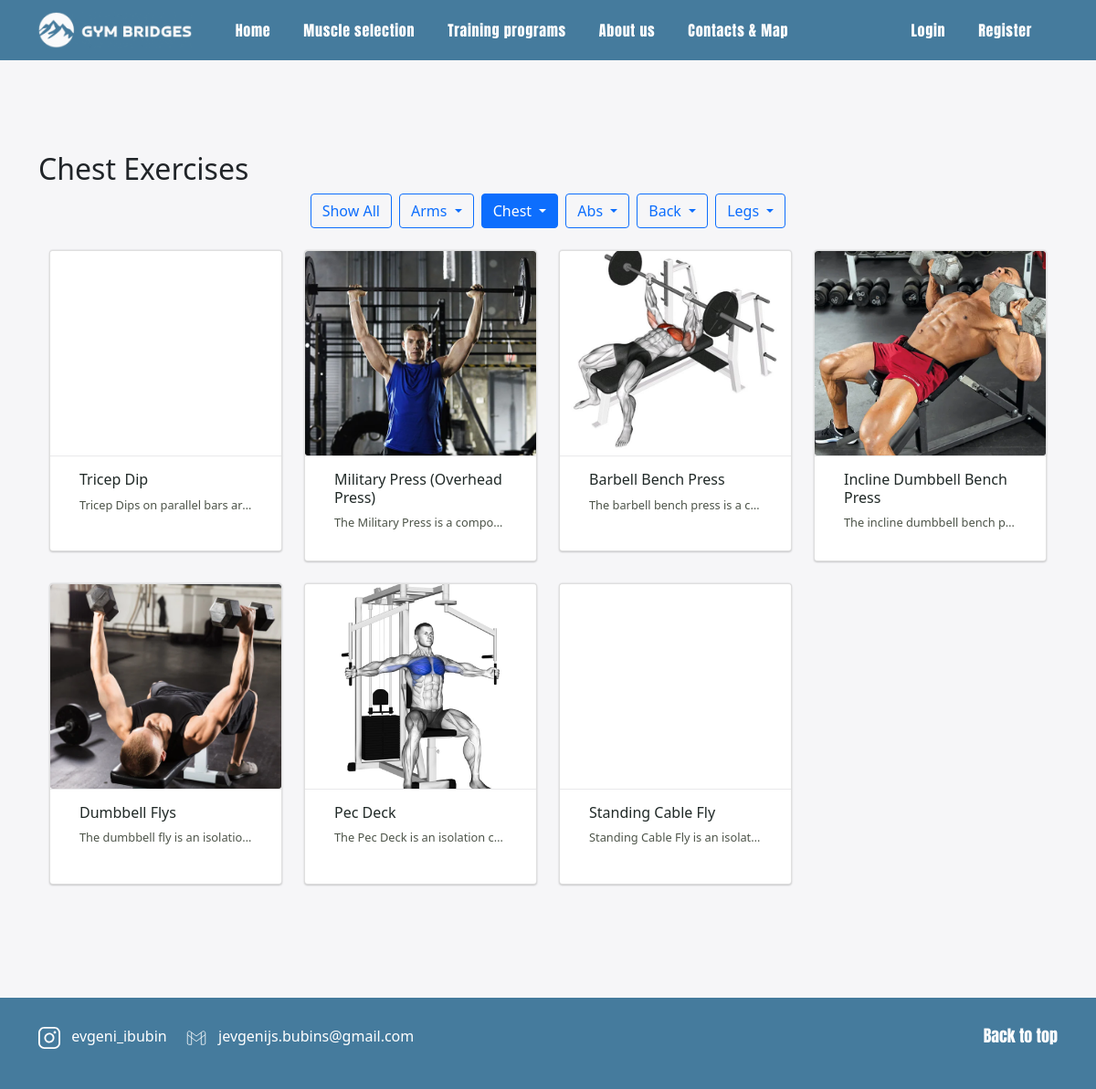
The app's page /exercises_page.php?category=Chest with its own data.
### tables this page shows
CREATE TABLE `exercises` (
  `id` int(11) NOT NULL,
  `name` varchar(100) NOT NULL,
  `description` text DEFAULT NULL,
  `video_url` varchar(255) DEFAULT NULL,
  `category` varchar(50) DEFAULT NULL,
  `muscle_group` varchar(100) DEFAULT NULL,
  `equipment` varchar(100) DEFAULT NULL,
  `difficulty` tinyint(4) DEFAULT NULL,
  `created_at` timestamp NULL DEFAULT current_timestamp(),
  `image` varchar(255) DEFAULT NULL,
  `instruction` text DEFAULT NULL
);

### exercises_page.php (the view, shortened to what this page needs)
<?php
include 'includes/avatar_loader.php';
$muscleGroups = [
  "Arms" => ["Biceps", "Triceps", "Forearms", "Shoulders"],
  "Chest" => ["Chest Muscles"],
  "Abs" => ["Abdominal Muscles"],
  "Back" => ["Lats", "Teres Major", "Trapezius", "Lower Back"],
  "Legs" => ["Quadriceps", "Hamstrings", "Adductors", "Calves", "Glutes"]
];
$muscle = $_GET['muscle'] ?? null;
$category = $_GET['category'] ?? null;
if ($muscle) {
    $stmt = $conn->prepare("SELECT * FROM exercises WHERE FIND_IN_SET(?, muscle_group)");
    $stmt->bind_param("s", $muscle);
} elseif ($category && isset($muscleGroups[$category])) {
    $types = str_repeat('s', count($muscleGroups[$category]));
    $stmt = $conn->prepare("SELECT * FROM exercises WHERE " . implode(" OR ", array_fill(0, count($muscleGroups[$category]), "FIND_IN_SET(?, muscle_group)")));
    $stmt->bind_param($types, ...$muscleGroups[$category]);
} else {
    $stmt = $conn->prepare("SELECT * FROM exercises");
}
$currentMuscle = $_GET['muscle'] ?? null;
$currentCategory = $_GET['category'] ?? null;
$stmt->execute();
$result = $stmt->get_result();
?>
<!DOCTYPE html>
<html lang="en">
<head>
  <link href="https://cdn.jsdelivr.net/npm/bootstrap@5.0.2/dist/css/bootstrap.min.css" rel="stylesheet">
  <link rel="stylesheet" href="https://cdn.jsdelivr.net/npm/swiper@11/swiper-bundle.min.css" />
  <link rel="stylesheet" type="text/css" href="style.css">
</head>
<body>
<?php include 'includes/header.php'; ?>
<main>
<div class="container">
  <div class="row justify-content-center">
    <?php if ($muscle): ?>
    <h2><?= htmlspecialchars($muscle) ?> Exercises</h2>
  <?php elseif ($category): ?>
    <h2><?= htmlspecialchars($category) ?> Exercises</h2>
  <?php else: ?>
    <h2>All Exercises</h2>
  <?php endif; ?>
    <div class="d-flex flex-wrap gap-2 justify-content-center mb-4">
      <a href="exercises_page.php" class="btn btn-outline-primary <?= (!$currentMuscle && !$currentCategory) ? 'active' : '' ?>">Show All</a>
      <?php foreach ($muscleGroups as $category => $muscles): ?>
        <div class="dropdown">
          <button class="btn btn-outline-primary dropdown-toggle <?= ($currentCategory === $category || in_array($currentMuscle, $muscles)) ? 'active' : '' ?>" type="button" data-bs-toggle="dropdown">
            <?= htmlspecialchars($category) ?>
          </button>
        </div>
      <?php endforeach; ?>
    </div>
    <div class="row">
      <?php while ($row = $result->fetch_assoc()): ?>
        <div class="col-lg-3 col-md-6 mb-4">
          <div class="card hover">
            <div class="card-img" style="background-image:url('<?= htmlspecialchars($row['image']) ?>');">
            </div>
            <div class="card-content">
              <a href="exercise_view.php?id=<?= $row['id'] ?>">
                <h2><?= htmlspecialchars($row['name']) ?></h2>
                <p><?= htmlspecialchars(mb_strimwidth($row['description'], 0, 60, "...")) ?></p>
              </a>
            </div>
          </div>
        </div>
      <?php endwhile; ?>
    </div>
  </div>
</div>
</main>
  <footer class="footer text-white text-center text-lg-start">
    <div class="container">
      <div class="row align-items-center" style="height: 100px;">
        <div class="col-lg-8 col-md-12">
          <div class="insta d-inline-flex align-items-center me-3">
            <a href="https://www.instagram.com/evgeni_ibubin" target="_blank" class="text-white">
              <img src="images/instagram_icon.svg" alt="Иконка Instagram" class="me-2">
              <p>evgeni_ibubin</p>
            </a>
          </div>
          <div class="google d-inline-flex align-items-center">
            <a href="#" class="text-white">
              <img src="images/gmail_icon.svg" alt="Иконка Gmail" class="me-2">
              <p>jevgenijs.bubins@gmail.com</p>
            </a>
          </div>
        </div>
        <div class="col-lg-4 col-md-12 d-flex justify-content-end">
          <div class="back-to-top">
            <a href="#" id="back-to-topid" class="text-white">
              <p>Back to top</p>
            </a>
          </div>
        </div>
      </div>
    </div>
  </footer>
</body>
</html>

### style.css (style rules this page uses)
html, body { position: relative; margin: 0; padding: 0; min-height: 100vh; display: flex; flex-direction: column; justify-content: space-between; background-color: #F6F6F8; }
main { position: relative; min-height: calc(100% - 100px); flex: 1 0 auto; }
.footer { background-color: #457B9D; color: #fff; }
.insta img, .google img { width: 24px; height: 24px; margin-right: 10px; }
.insta a, .google a, .back-to-top a { text-decoration: none; color: #FFF; }
.insta p, .google p, .back-to-top p { transition: background-color 0.3s ease; display: inline-block; }
.back-to-top { font-family: Anton; font-size: 18px; }

### exercises_page.php (style rules this page uses)
.row.justify-content-center { margin-top: 100px; margin-bottom: 100px; }
.card { border-radius: 4px; box-shadow: 0 -1px 1px 0 rgba(0, 0, 0, .05), 0 1px 2px 0 rgba(0, 0, 0, .2); transition: all .2s ease; background: #fff; position: relative; overflow: hidden; }
.card-img { position: relative; height: 224px; width: 100%; background-color: #fff; transition: opacity .2s ease; background-position: center center; background-repeat: no-repeat; background-size: cover; }
.card-content { width: 100%; min-height: 104px; background-color: #fff; border-top: 1px solid #E9E9EB; border-bottom-right-radius: 4px; border-bottom-left-radius: 4px; padding: 1rem 2rem; transition: all .2s ease; }
.card-content a { text-decoration: none; color: #202927; }
.card-content h2, .card-content a h2 { font-size: 1rem; font-weight: 500; }
.card-content p, .card-content a p { font-size: .8rem; font-weight: 400; white-space: nowrap; overflow: hidden; text-overflow: ellipsis; color: rgba(32, 41, 28, .8); }

### records on screen
exercises: name "Tricep Dip", description "Tricep Dips on parallel bars ar…"
exercises: image (picture), name "Military Press (Overhead Press)", description "The Military Press is a compo…"
exercises: image (picture), name "Barbell Bench Press", description "The barbell bench press is a c…"
exercises: image (picture), name "Incline Dumbbell Bench Press", description "The incline dumbbell bench p…"
exercises: image (picture), name "Dumbbell Flys", description "The dumbbell fly is an isolatio…"
exercises: image (picture), name "Pec Deck", description "The Pec Deck is an isolation c…"
exercises: name "Standing Cable Fly", description "Standing Cable Fly is an isolat…"

### other values on screen
$category "Chest"
$category "Arms"
$category "Abs"
$category "Back"
$category "Legs"
